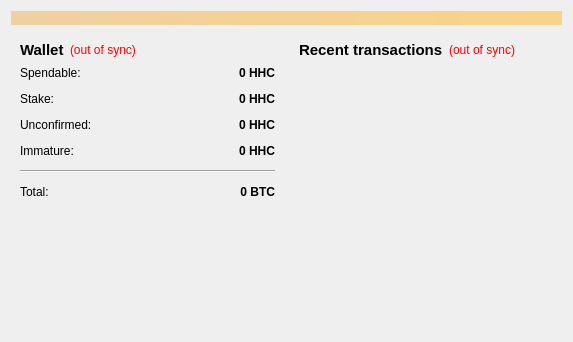
<?xml version="1.0" encoding="UTF-8"?>
<ui version="4.0">
 <class>OverviewPage</class>
 <widget class="QWidget" name="OverviewPage">
  <property name="geometry">
   <rect>
    <x>0</x>
    <y>0</y>
    <width>573</width>
    <height>342</height>
   </rect>
  </property>
  <property name="windowTitle">
   <string>Form</string>
  </property>
  <layout class="QVBoxLayout" name="topLayout">
   <item>
    <widget class="QLabel" name="labelAlerts">
     <property name="visible">
      <bool>false</bool>
     </property>
     <property name="styleSheet">
      <string notr="true">background-color: qlineargradient(x1: 0, y1: 0, x2: 1, y2: 0, stop:0 #F0D0A0, stop:1 #F8D488);  color:#000000
</string>
     </property>
     <property name="wordWrap">
      <bool>true</bool>
     </property>
     <property name="margin">
      <number>3</number>
     </property>
    </widget>
   </item>
   <item>
    <layout class="QHBoxLayout" name="horizontalLayout" stretch="1,1">
     <item>
      <layout class="QVBoxLayout" name="verticalLayout_2">
       <item>
        <widget class="QWidget" name="widget" native="true">
         <layout class="QVBoxLayout" name="verticalLayout_4">
          <item>
           <layout class="QHBoxLayout" name="horizontalLayout_4">
            <item>
             <widget class="QLabel" name="label_5">
              <property name="font">
               <font>
                <pointsize>11</pointsize>
                <weight>75</weight>
                <bold>true</bold>
               </font>
              </property>
              <property name="text">
               <string>Wallet</string>
              </property>
             </widget>
            </item>
            <item>
             <widget class="QLabel" name="labelWalletStatus">
              <property name="toolTip">
               <string>The displayed information may be out of date. Your wallet automatically synchronizes with the HHCoin network after a connection is established, but this process has not completed yet.</string>
              </property>
              <property name="styleSheet">
               <string notr="true">QLabel { color: red; }</string>
              </property>
              <property name="text">
               <string notr="true">(out of sync)</string>
              </property>
              <property name="alignment">
               <set>Qt::AlignLeading|Qt::AlignLeft|Qt::AlignVCenter</set>
              </property>
             </widget>
            </item>
            <item>
             <spacer name="horizontalSpacer_2">
              <property name="orientation">
               <enum>Qt::Horizontal</enum>
              </property>
              <property name="sizeHint" stdset="0">
               <size>
                <width>40</width>
                <height>20</height>
               </size>
              </property>
             </spacer>
            </item>
           </layout>
          </item>
          <item>
           <layout class="QFormLayout" name="formLayout_2">
            <property name="fieldGrowthPolicy">
             <enum>QFormLayout::AllNonFixedFieldsGrow</enum>
            </property>
            <property name="horizontalSpacing">
             <number>12</number>
            </property>
            <property name="verticalSpacing">
             <number>12</number>
            </property>
            <item row="0" column="0">
             <widget class="QLabel" name="label">
              <property name="text">
               <string>Spendable:</string>
              </property>
             </widget>
            </item>
            <item row="0" column="1">
             <widget class="QLabel" name="labelBalance">
              <property name="font">
               <font>
                <weight>75</weight>
                <bold>true</bold>
               </font>
              </property>
              <property name="cursor">
               <cursorShape>IBeamCursor</cursorShape>
              </property>
              <property name="toolTip">
               <string>Your current spendable balance</string>
              </property>
              <property name="text">
               <string notr="true">0 HHC</string>
              </property>
              <property name="alignment">
               <set>Qt::AlignRight|Qt::AlignTrailing|Qt::AlignVCenter</set>
              </property>
              <property name="textInteractionFlags">
               <set>Qt::LinksAccessibleByMouse|Qt::TextSelectableByKeyboard|Qt::TextSelectableByMouse</set>
              </property>
             </widget>
            </item>
            <item row="1" column="0">
             <widget class="QLabel" name="label_6">
              <property name="text">
               <string>Stake:</string>
              </property>
             </widget>
            </item>
            <item row="1" column="1">
             <widget class="QLabel" name="labelStake">
              <property name="font">
               <font>
                <weight>75</weight>
                <bold>true</bold>
               </font>
              </property>
              <property name="cursor">
               <cursorShape>IBeamCursor</cursorShape>
              </property>
              <property name="toolTip">
               <string>Total of coins that was staked, and do not yet count toward the current balance</string>
              </property>
              <property name="text">
               <string notr="true">0 HHC</string>
              </property>
              <property name="alignment">
               <set>Qt::AlignRight|Qt::AlignTrailing|Qt::AlignVCenter</set>
              </property>
              <property name="textInteractionFlags">
               <set>Qt::LinksAccessibleByMouse|Qt::TextSelectableByKeyboard|Qt::TextSelectableByMouse</set>
              </property>
             </widget>
            </item>
            <item row="2" column="0">
             <widget class="QLabel" name="label_3">
              <property name="text">
               <string>Unconfirmed:</string>
              </property>
             </widget>
            </item>
            <item row="2" column="1">
             <widget class="QLabel" name="labelUnconfirmed">
              <property name="font">
               <font>
                <weight>75</weight>
                <bold>true</bold>
               </font>
              </property>
              <property name="cursor">
               <cursorShape>IBeamCursor</cursorShape>
              </property>
              <property name="toolTip">
               <string>Total of transactions that have yet to be confirmed, and do not yet count toward the current balance</string>
              </property>
              <property name="text">
               <string notr="true">0 HHC</string>
              </property>
              <property name="alignment">
               <set>Qt::AlignRight|Qt::AlignTrailing|Qt::AlignVCenter</set>
              </property>
              <property name="textInteractionFlags">
               <set>Qt::LinksAccessibleByMouse|Qt::TextSelectableByKeyboard|Qt::TextSelectableByMouse</set>
              </property>
             </widget>
            </item>
            <item row="3" column="0">
             <widget class="QLabel" name="labelImmatureText">
              <property name="text">
               <string>Immature:</string>
              </property>
             </widget>
            </item>
            <item row="3" column="1">
             <widget class="QLabel" name="labelImmature">
              <property name="font">
               <font>
                <weight>75</weight>
                <bold>true</bold>
               </font>
              </property>
              <property name="toolTip">
               <string>Mined balance that has not yet matured</string>
              </property>
              <property name="text">
               <string notr="true">0 HHC</string>
              </property>
              <property name="alignment">
               <set>Qt::AlignRight|Qt::AlignTrailing|Qt::AlignVCenter</set>
              </property>
              <property name="textInteractionFlags">
               <set>Qt::LinksAccessibleByMouse|Qt::TextSelectableByKeyboard|Qt::TextSelectableByMouse</set>
              </property>
             </widget>
            </item>
            <item row="4" column="0" colspan="2">
             <widget class="Line" name="line">
              <property name="orientation">
               <enum>Qt::Horizontal</enum>
              </property>
             </widget>
            </item>
            <item row="5" column="0">
             <widget class="QLabel" name="labelTotalText">
              <property name="text">
               <string>Total:</string>
              </property>
             </widget>
            </item>
            <item row="5" column="1">
             <widget class="QLabel" name="labelTotal">
              <property name="font">
               <font>
                <weight>75</weight>
                <bold>true</bold>
               </font>
              </property>
              <property name="cursor">
               <cursorShape>IBeamCursor</cursorShape>
              </property>
              <property name="toolTip">
               <string>Your current total balance</string>
              </property>
              <property name="text">
               <string notr="true">0 BTC</string>
              </property>
              <property name="alignment">
               <set>Qt::AlignRight|Qt::AlignTrailing|Qt::AlignVCenter</set>
              </property>
              <property name="textInteractionFlags">
               <set>Qt::LinksAccessibleByMouse|Qt::TextSelectableByKeyboard|Qt::TextSelectableByMouse</set>
              </property>
             </widget>
            </item>
           </layout>
          </item>
         </layout>
        </widget>
       </item>
       <item>
        <spacer name="verticalSpacer">
         <property name="orientation">
          <enum>Qt::Vertical</enum>
         </property>
         <property name="sizeHint" stdset="0">
          <size>
           <width>20</width>
           <height>40</height>
          </size>
         </property>
        </spacer>
       </item>
       <item>
        <widget class="QLabel" name="label_62">
         <property name="text">
          <string/>
         </property>
         <property name="pixmap">
          <pixmap resource="../bitcoin.qrc">:/images/splash</pixmap>
         </property>
         <property name="scaledContents">
          <bool>false</bool>
         </property>
         <property name="alignment">
          <set>Qt::AlignCenter</set>
         </property>
         <property name="margin">
          <number>-2</number>
         </property>
        </widget>
       </item>
      </layout>
     </item>
     <item>
      <layout class="QVBoxLayout" name="verticalLayout_3">
       <item>
        <widget class="QWidget" name="widget_2" native="true">
         <layout class="QVBoxLayout" name="verticalLayout">
          <item>
           <layout class="QHBoxLayout" name="horizontalLayout_2">
            <item>
             <widget class="QLabel" name="label_4">
              <property name="font">
               <font>
                <pointsize>11</pointsize>
                <weight>75</weight>
                <bold>true</bold>
               </font>
              </property>
              <property name="text">
               <string>&lt;b&gt;Recent transactions&lt;/b&gt;</string>
              </property>
             </widget>
            </item>
            <item>
             <widget class="QLabel" name="labelTransactionsStatus">
              <property name="toolTip">
               <string>The displayed information may be out of date. Your wallet automatically synchronizes with the HHCoin network after a connection is established, but this process has not completed yet.</string>
              </property>
              <property name="styleSheet">
               <string notr="true">QLabel { color: red; }</string>
              </property>
              <property name="text">
               <string notr="true">(out of sync)</string>
              </property>
              <property name="alignment">
               <set>Qt::AlignRight|Qt::AlignTrailing|Qt::AlignVCenter</set>
              </property>
             </widget>
            </item>
            <item>
             <spacer name="horizontalSpacer">
              <property name="orientation">
               <enum>Qt::Horizontal</enum>
              </property>
              <property name="sizeHint" stdset="0">
               <size>
                <width>40</width>
                <height>20</height>
               </size>
              </property>
             </spacer>
            </item>
           </layout>
          </item>
          <item>
           <widget class="QListView" name="listTransactions">
            <property name="styleSheet">
             <string notr="true">QListView { background: transparent; }</string>
            </property>
            <property name="frameShape">
             <enum>QFrame::NoFrame</enum>
            </property>
            <property name="verticalScrollBarPolicy">
             <enum>Qt::ScrollBarAlwaysOff</enum>
            </property>
            <property name="horizontalScrollBarPolicy">
             <enum>Qt::ScrollBarAlwaysOff</enum>
            </property>
            <property name="selectionMode">
             <enum>QAbstractItemView::NoSelection</enum>
            </property>
           </widget>
          </item>
         </layout>
        </widget>
       </item>
      </layout>
     </item>
    </layout>
   </item>
  </layout>
 </widget>
 <resources/>
 <connections/>
</ui>
